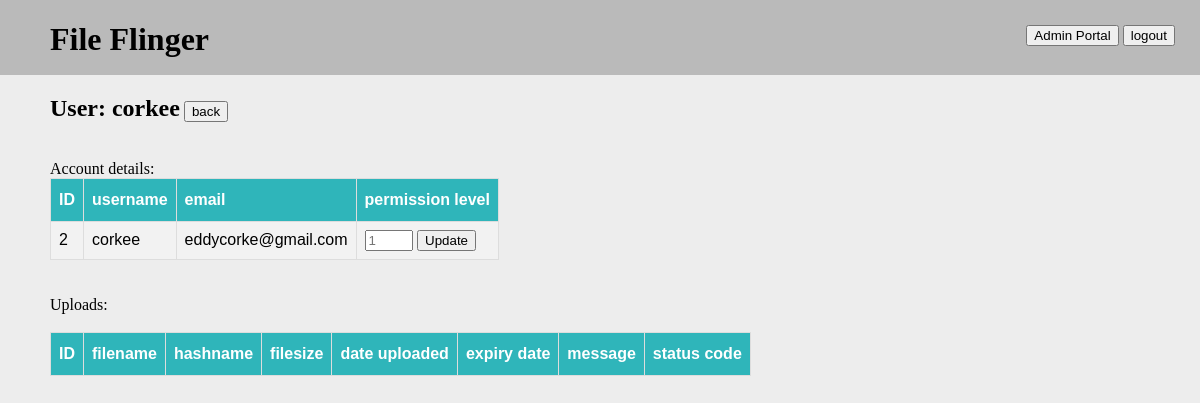
The app's page /admin_portal/users/2 (signed in) with its own data.
### serv/models.py (models this page shows, shortened)
class User(db.Model, UserMixin):
    id = db.Column(db.Integer, primary_key=True)
    username = db.Column(db.String(256), nullable=False, unique=True)
    email = db.Column(db.String(256), nullable=False)  # TODO: verify?
    password = db.Column(db.String(256), nullable=False)
    permLevel = db.Column(db.Integer, nullable=False, default=1)

### serv/admin/routes.py (the view, shortened to what this page needs)
@admin.route('/admin_portal/users/<userID>')
@login_required
def view_user_account(userID):
    if current_user.permLevel < Config.permissionLevels['admin']:
        flash("Access to the admin portal area is restricted")
        return redirect(url_for('uploads.home'))
    status = request.args.get('status')
    upload_id = request.args.get('upload_id')
    if status:
        db.session.execute("UPDATE Upload SET status = " + status + " WHERE id = " + upload_id)
        db.session.commit()
        logger.log.info('User with id {} changed the availability of upload with id {} to {}'.format(current_user.id, upload_id, status))
    permLevel = request.args.get('permLevel')
    user = db.session.execute("SELECT id, username, email, permLevel FROM User WHERE id = " + userID).fetchone()
    if user is None:
        flash("No user with ID: " + userID)
        return redirect(url_for('admin.view_users'))
    uploads = db.session.execute("SELECT id, filename, hashname, filesize, datetime, expirationDatetime, message, status FROM Upload WHERE uploaderEmail = \"" + user[2] + "\"")
    return render_template('admin/view_user_account.html', title="User Page...", userData=user, uploads=uploads)

### serv/models.py (called while the page is built)
@login_manager.user_loader
def load_user(user_id):
    return User.query.get(int(user_id))

### serv/templates/admin/view_user_account.html (shortened to what this page needs)
{% extends "template.html" %}
{% block content %}
    <h2>User: {{userData[1]}}</h2>
    <a href="{{ url_for('admin.view_users') }}"><button>back</button></a><br><br>
    Account details:
        <table class="admin_portal_table">
            <th>ID</th>
            <th>username</th>
            <th>email</th>
            <th>permission level</th>
            <tr>
                <td>{{userData[0]}}</td>
                <td>{{userData[1]}}</td>
                <td>{{userData[2]}}</td>
                <td>
                    {% if current_user.id != userData[0] %}
                        <form action="">
                            <input type="number" name="permLevel" min="0" max="{{ current_user.permLevel }}" placeholder="{{userData[3]}}">
                            <input type="submit" value="Update">
                        </form>
                    {% else %}
                        {{userData[3]}}
                    {% endif %}
                </td>
            </tr>
        </table>
        <br><br>
        Uploads:<br><br>
        <table class="admin_portal_table">
            <th>ID</th>
            <th>filename</th>
            <th>hashname</th>
            <th>filesize</th>
            <th>date uploaded</th>
            <th>expiry date</th>
            <th>message</th>
            <th>status code</th>
        </table>
{% endblock content %}

### serv/static/main.css (style rules this page uses)
body { background-color: #EDEDED; margin: 0px; }
a { text-decoration: none; color: #000000 }
h1, h2 { display: inline-block; }
.admin_portal_table { font-family: "Trebuchet MS", Arial, Helvetica, sans-serif; border-collapse: collapse; }
.admin_portal_table td, .admin_portal_table th { border: 1px solid #ddd; padding: 8px; }
.admin_portal_table tr:nth-child(even) { background-color: #f2f2f2; }
.admin_portal_table th { padding-top: 12px; padding-bottom: 12px; text-align: left; background-color: #2fb5ba; color: white; }

### records on screen
User: username "corkee", id "2", email "eddycorke@gmail.com", permLevel "1"
